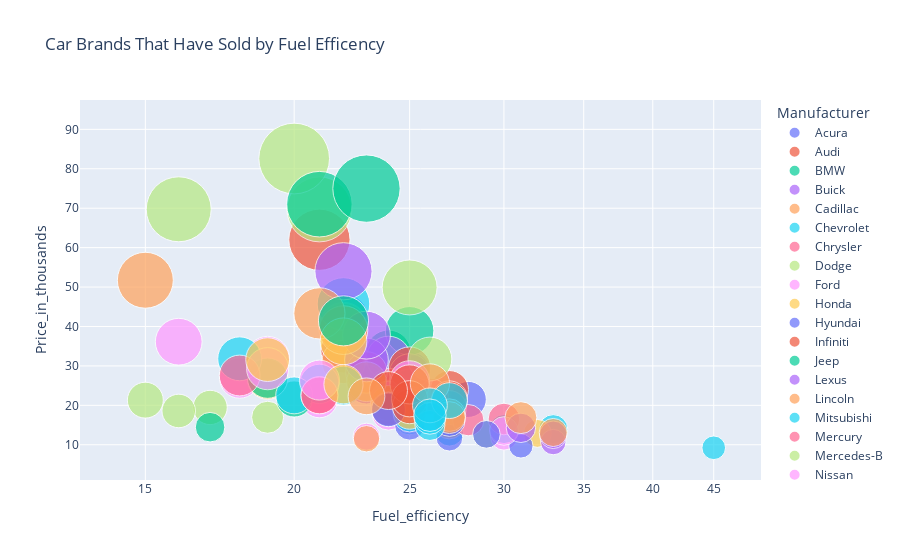

Here is the notebook cell this chart was saved with:
### Code cell
fig = px.scatter(birth_rate_na, x="Fuel_efficiency", y="Price_in_thousands",
              title = 'Car Brands That Have Sold by Fuel Efficency',
              size='Price_in_thousands',
              color="Manufacturer",
              hover_name="Manufacturer",  size_max=50, log_x=True )

fig.show()

### Figure 1 — Plotly figure (JSON) as saved in the notebook; plotly's stock layout.template omitted (floating-point values rounded to 4 significant figures)
{"data": [{"hovertemplate": "<b>%{hovertext}</b><br><br>Manufacturer=Acura<br>Fuel_efficiency=%{x}<br>Price_in_thousands=%{marker.size}<extra></extra>", "hovertext": ["Acura", "Acura", "Acura"], "legendgroup": "Acura", "marker": {"color": "#636efa", "size": [21.5, 28.4, 42], "sizemode": "area", "sizeref": 0.03304, "symbol": "circle"}, "mode": "markers", "name": "Acura", "orientation": "v", "showlegend": true, "type": "scatter", "x": [28, 25, 22], "xaxis": "x", "y": [21.5, 28.4, 42], "yaxis": "y"}, {"hovertemplate": "<b>%{hovertext}</b><br><br>Manufacturer=Audi<br>Fuel_efficiency=%{x}<br>Price_in_thousands=%{marker.size}<extra></extra>", "hovertext": ["Audi", "Audi", "Audi"], "legendgroup": "Audi", "marker": {"color": "#EF553B", "size": [23.99, 33.95, 62], "sizemode": "area", "sizeref": 0.03304, "symbol": "circle"}, "mode": "markers", "name": "Audi", "orientation": "v", "showlegend": true, "type": "scatter", "x": [27, 22, 21], "xaxis": "x", "y": [23.99, 33.95, 62], "yaxis": "y"}, {"hovertemplate": "<b>%{hovertext}</b><br><br>Manufacturer=BMW<br>Fuel_efficiency=%{x}<br>Price_in_thousands=%{marker.size}<extra></extra>", "hovertext": ["BMW", "BMW"], "legendgroup": "BMW", "marker": {"color": "#00cc96", "size": [33.4, 38.9], "sizemode": "area", "sizeref": 0.03304, "symbol": "circle"}, "mode": "markers", "name": "BMW", "orientation": "v", "showlegend": true, "type": "scatter", "x": [24, 25], "xaxis": "x", "y": [33.4, 38.9], "yaxis": "y"}, {"hovertemplate": "<b>%{hovertext}</b><br><br>Manufacturer=Buick<br>Fuel_efficiency=%{x}<br>Price_in_thousands=%{marker.size}<extra></extra>", "hovertext": ["Buick", "Buick", "Buick", "Buick"], "legendgroup": "Buick", "marker": {"color": "#ab63fa", "size": [21.98, 25.3, 31.96, 27.89], "sizemode": "area", "sizeref": 0.03304, "symbol": "circle"}, "mode": "markers", "name": "Buick", "orientation": "v", "showlegend": true, "type": "scatter", "x": [25, 23, 24, 25], "xaxis": "x", "y": [21.98, 25.3, 31.96, 27.89], "yaxis": "y"}, {"hovertemplate": "<b>%{hovertext}</b><br><br>Manufacturer=Cadillac<br>Fuel_efficiency=%{x}<br>Price_in_thousands=%{marker.size}<extra></extra>", "hovertext": ["Cadillac", "Cadillac", "Cadillac"], "legendgroup": "Cadillac", "marker": {"color": "#FFA15A", "size": [39.9, 39.66, 31.01], "sizemode": "area", "sizeref": 0.03304, "symbol": "circle"}, "mode": "markers", "name": "Cadillac", "orientation": "v", "showlegend": true, "type": "scatter", "x": [22, 22, 22], "xaxis": "x", "y": [39.9, 39.66, 31.01], "yaxis": "y"}, {"hovertemplate": "<b>%{hovertext}</b><br><br>Manufacturer=Chevrolet<br>Fuel_efficiency=%{x}<br>Price_in_thousands=%{marker.size}<extra></extra>", "hovertext": ["Chevrolet", "Chevrolet", "Chevrolet", "Chevrolet", "Chevrolet", "Chevrolet", "Chevrolet", "Chevrolet"], "legendgroup": "Chevrolet", "marker": {"color": "#19d3f3", "size": [13.26, 16.54, 18.89, 19.39, 24.34, 45.7, 13.96, 9.235], "sizemode": "area", "sizeref": 0.03304, "symbol": "circle"}, "mode": "markers", "name": "Chevrolet", "orientation": "v", "showlegend": true, "type": "scatter", "x": [27, 25, 25, 27, 25, 22, 33, 45], "xaxis": "x", "y": [13.26, 16.54, 18.89, 19.39, 24.34, 45.7, 13.96, 9.235], "yaxis": "y"}, {"hovertemplate": "<b>%{hovertext}</b><br><br>Manufacturer=Chrysler<br>Fuel_efficiency=%{x}<br>Price_in_thousands=%{marker.size}<extra></extra>", "hovertext": ["Chrysler", "Chrysler", "Chrysler", "Chrysler", "Chrysler"], "legendgroup": "Chrysler", "marker": {"color": "#FF6692", "size": [19.84, 24.5, 22.25, 16.48, 28.34], "sizemode": "area", "sizeref": 0.03304, "symbol": "circle"}, "mode": "markers", "name": "Chrysler", "orientation": "v", "showlegend": true, "type": "scatter", "x": [24, 24, 26, 27, 23], "xaxis": "x", "y": [19.84, 24.5, 22.25, 16.48, 28.34], "yaxis": "y"}, {"hovertemplate": "<b>%{hovertext}</b><br><br>Manufacturer=Dodge<br>Fuel_efficiency=%{x}<br>Price_in_thousands=%{marker.size}<extra></extra>", "hovertext": ["Dodge", "Dodge", "Dodge", "Dodge", "Dodge", "Dodge", "Dodge", "Dodge", "Dodge"], "legendgroup": "Dodge", "marker": {"color": "#B6E880", "size": [12.64, 19.05, 20.23, 69.72, 19.46, 21.32, 18.57, 16.98, 19.57], "sizemode": "area", "sizeref": 0.03304, "symbol": "circle"}, "mode": "markers", "name": "Dodge", "orientation": "v", "showlegend": true, "type": "scatter", "x": [29, 24, 24, 16, 17, 15, 16, 19, 24], "xaxis": "x", "y": [12.64, 19.05, 20.23, 69.72, 19.46, 21.32, 18.57, 16.98, 19.57], "yaxis": "y"}, {"hovertemplate": "<b>%{hovertext}</b><br><br>Manufacturer=Ford<br>Fuel_efficiency=%{x}<br>Price_in_thousands=%{marker.size}<extra></extra>", "hovertext": ["Ford", "Ford", "Ford", "Ford", "Ford", "Ford", "Ford", "Ford", "Ford", "Ford"], "legendgroup": "Ford", "marker": {"color": "#FF97FF", "size": [12.07, 21.56, 17.04, 17.89, 22.2, 31.93, 21.41, 36.13, 12.05, 26.93], "sizemode": "area", "sizeref": 0.03304, "symbol": "circle"}, "mode": "markers", "name": "Ford", "orientation": "v", "showlegend": true, "type": "scatter", "x": [30, 24, 25, 24, 21, 19, 21, 16, 23, 18], "xaxis": "x", "y": [12.07, 21.56, 17.04, 17.89, 22.2, 31.93, 21.41, 36.13, 12.05, 26.93], "yaxis": "y"}, {"hovertemplate": "<b>%{hovertext}</b><br><br>Manufacturer=Honda<br>Fuel_efficiency=%{x}<br>Price_in_thousands=%{marker.size}<extra></extra>", "hovertext": ["Honda", "Honda", "Honda", "Honda", "Honda"], "legendgroup": "Honda", "marker": {"color": "#FECB52", "size": [12.88, 15.35, 20.55, 26.6, 26], "sizemode": "area", "sizeref": 0.03304, "symbol": "circle"}, "mode": "markers", "name": "Honda", "orientation": "v", "showlegend": true, "type": "scatter", "x": [32, 27, 24, 19, 23], "xaxis": "x", "y": [12.88, 15.35, 20.55, 26.6, 26], "yaxis": "y"}, {"hovertemplate": "<b>%{hovertext}</b><br><br>Manufacturer=Hyundai<br>Fuel_efficiency=%{x}<br>Price_in_thousands=%{marker.size}<extra></extra>", "hovertext": ["Hyundai", "Hyundai", "Hyundai"], "legendgroup": "Hyundai", "marker": {"color": "#636efa", "size": [9.699, 11.8, 15.0], "sizemode": "area", "sizeref": 0.03304, "symbol": "circle"}, "mode": "markers", "name": "Hyundai", "orientation": "v", "showlegend": true, "type": "scatter", "x": [31, 27, 25], "xaxis": "x", "y": [9.699, 11.8, 15.0], "yaxis": "y"}, {"hovertemplate": "<b>%{hovertext}</b><br><br>Manufacturer=Infiniti<br>Fuel_efficiency=%{x}<br>Price_in_thousands=%{marker.size}<extra></extra>", "hovertext": ["Infiniti"], "legendgroup": "Infiniti", "marker": {"color": "#EF553B", "size": [29.46], "sizemode": "area", "sizeref": 0.03304, "symbol": "circle"}, "mode": "markers", "name": "Infiniti", "orientation": "v", "showlegend": true, "type": "scatter", "x": [25], "xaxis": "x", "y": [29.46], "yaxis": "y"}, {"hovertemplate": "<b>%{hovertext}</b><br><br>Manufacturer=Jeep<br>Fuel_efficiency=%{x}<br>Price_in_thousands=%{marker.size}<extra></extra>", "hovertext": ["Jeep", "Jeep", "Jeep"], "legendgroup": "Jeep", "marker": {"color": "#00cc96", "size": [14.46, 21.62, 26.89], "sizemode": "area", "sizeref": 0.03304, "symbol": "circle"}, "mode": "markers", "name": "Jeep", "orientation": "v", "showlegend": true, "type": "scatter", "x": [17, 20, 19], "xaxis": "x", "y": [14.46, 21.62, 26.89], "yaxis": "y"}, {"hovertemplate": "<b>%{hovertext}</b><br><br>Manufacturer=Lexus<br>Fuel_efficiency=%{x}<br>Price_in_thousands=%{marker.size}<extra></extra>", "hovertext": ["Lexus", "Lexus", "Lexus"], "legendgroup": "Lexus", "marker": {"color": "#ab63fa", "size": [31.5, 37.8, 54.01], "sizemode": "area", "sizeref": 0.03304, "symbol": "circle"}, "mode": "markers", "name": "Lexus", "orientation": "v", "showlegend": true, "type": "scatter", "x": [23, 23, 22], "xaxis": "x", "y": [31.5, 37.8, 54.01], "yaxis": "y"}, {"hovertemplate": "<b>%{hovertext}</b><br><br>Manufacturer=Lincoln<br>Fuel_efficiency=%{x}<br>Price_in_thousands=%{marker.size}<extra></extra>", "hovertext": ["Lincoln", "Lincoln"], "legendgroup": "Lincoln", "marker": {"color": "#FFA15A", "size": [39.08, 43.33], "sizemode": "area", "sizeref": 0.03304, "symbol": "circle"}, "mode": "markers", "name": "Lincoln", "orientation": "v", "showlegend": true, "type": "scatter", "x": [22, 21], "xaxis": "x", "y": [39.08, 43.33], "yaxis": "y"}, {"hovertemplate": "<b>%{hovertext}</b><br><br>Manufacturer=Mitsubishi<br>Fuel_efficiency=%{x}<br>Price_in_thousands=%{marker.size}<extra></extra>", "hovertext": ["Mitsubishi", "Mitsubishi", "Mitsubishi", "Mitsubishi", "Mitsubishi", "Mitsubishi", "Mitsubishi"], "legendgroup": "Mitsubishi", "marker": {"color": "#19d3f3", "size": [13.99, 19.05, 17.36, 25.0, 25.45, 31.81, 22.53], "sizemode": "area", "sizeref": 0.03304, "symbol": "circle"}, "mode": "markers", "name": "Mitsubishi", "orientation": "v", "showlegend": true, "type": "scatter", "x": [30, 24, 25, 22, 21, 18, 20], "xaxis": "x", "y": [13.99, 19.05, 17.36, 25.0, 25.45, 31.81, 22.53], "yaxis": "y"}, {"hovertemplate": "<b>%{hovertext}</b><br><br>Manufacturer=Mercury<br>Fuel_efficiency=%{x}<br>Price_in_thousands=%{marker.size}<extra></extra>", "hovertext": ["Mercury", "Mercury", "Mercury", "Mercury", "Mercury", "Mercury"], "legendgroup": "Mercury", "marker": {"color": "#FF6692", "size": [16.24, 16.54, 19.04, 22.61, 27.56, 22.51], "sizemode": "area", "sizeref": 0.03304, "symbol": "circle"}, "mode": "markers", "name": "Mercury", "orientation": "v", "showlegend": true, "type": "scatter", "x": [28, 30, 24, 21, 18, 21], "xaxis": "x", "y": [16.24, 16.54, 19.04, 22.61, 27.56, 22.51], "yaxis": "y"}, {"hovertemplate": "<b>%{hovertext}</b><br><br>Manufacturer=Mercedes-B<br>Fuel_efficiency=%{x}<br>Price_in_thousands=%{marker.size}<extra></extra>", "hovertext": ["Mercedes-B", "Mercedes-B", "Mercedes-B", "Mercedes-B"], "legendgroup": "Mercedes-B", "marker": {"color": "#B6E880", "size": [31.75, 49.9, 69.7, 82.6], "sizemode": "area", "sizeref": 0.03304, "symbol": "circle"}, "mode": "markers", "name": "Mercedes-B", "orientation": "v", "showlegend": true, "type": "scatter", "x": [26, 25, 21, 20], "xaxis": "x", "y": [31.75, 49.9, 69.7, 82.6], "yaxis": "y"}, {"hovertemplate": "<b>%{hovertext}</b><br><br>Manufacturer=Nissan<br>Fuel_efficiency=%{x}<br>Price_in_thousands=%{marker.size}<extra></extra>", "hovertext": ["Nissan", "Nissan", "Nissan", "Nissan", "Nissan"], "legendgroup": "Nissan", "marker": {"color": "#FF97FF", "size": [13.5, 20.39, 26.25, 26.4, 29.3], "sizemode": "area", "sizeref": 0.03304, "symbol": "circle"}, "mode": "markers", "name": "Nissan", "orientation": "v", "showlegend": true, "type": "scatter", "x": [30, 25, 25, 21, 19], "xaxis": "x", "y": [13.5, 20.39, 26.25, 26.4, 29.3], "yaxis": "y"}, {"hovertemplate": "<b>%{hovertext}</b><br><br>Manufacturer=Oldsmobile<br>Fuel_efficiency=%{x}<br>Price_in_thousands=%{marker.size}<extra></extra>", "hovertext": ["Oldsmobile", "Oldsmobile", "Oldsmobile", "Oldsmobile"], "legendgroup": "Oldsmobile", "marker": {"color": "#FECB52", "size": [18.14, 36.23, 31.6, 25.34], "sizemode": "area", "sizeref": 0.03304, "symbol": "circle"}, "mode": "markers", "name": "Oldsmobile", "orientation": "v", "showlegend": true, "type": "scatter", "x": [25, 22, 19, 22], "xaxis": "x", "y": [18.14, 36.23, 31.6, 25.34], "yaxis": "y"}, {"hovertemplate": "<b>%{hovertext}</b><br><br>Manufacturer=Plymouth<br>Fuel_efficiency=%{x}<br>Price_in_thousands=%{marker.size}<extra></extra>", "hovertext": ["Plymouth", "Plymouth", "Plymouth"], "legendgroup": "Plymouth", "marker": {"color": "#636efa", "size": [12.64, 16.08, 18.85], "sizemode": "area", "sizeref": 0.03304, "symbol": "circle"}, "mode": "markers", "name": "Plymouth", "orientation": "v", "showlegend": true, "type": "scatter", "x": [29, 27, 24], "xaxis": "x", "y": [12.64, 16.08, 18.85], "yaxis": "y"}, {"hovertemplate": "<b>%{hovertext}</b><br><br>Manufacturer=Pontiac<br>Fuel_efficiency=%{x}<br>Price_in_thousands=%{marker.size}<extra></extra>", "hovertext": ["Pontiac", "Pontiac", "Pontiac", "Pontiac", "Pontiac"], "legendgroup": "Pontiac", "marker": {"color": "#EF553B", "size": [21.61, 19.72, 25.31, 21.66, 23.75], "sizemode": "area", "sizeref": 0.03304, "symbol": "circle"}, "mode": "markers", "name": "Pontiac", "orientation": "v", "showlegend": true, "type": "scatter", "x": [27, 25, 25, 25, 24], "xaxis": "x", "y": [21.61, 19.72, 25.31, 21.66, 23.75], "yaxis": "y"}, {"hovertemplate": "<b>%{hovertext}</b><br><br>Manufacturer=Porsche<br>Fuel_efficiency=%{x}<br>Price_in_thousands=%{marker.size}<extra></extra>", "hovertext": ["Porsche", "Porsche", "Porsche"], "legendgroup": "Porsche", "marker": {"color": "#00cc96", "size": [41.43, 71.02, 74.97], "sizemode": "area", "sizeref": 0.03304, "symbol": "circle"}, "mode": "markers", "name": "Porsche", "orientation": "v", "showlegend": true, "type": "scatter", "x": [22, 21, 23], "xaxis": "x", "y": [41.43, 71.02, 74.97], "yaxis": "y"}, {"hovertemplate": "<b>%{hovertext}</b><br><br>Manufacturer=Saturn<br>Fuel_efficiency=%{x}<br>Price_in_thousands=%{marker.size}<extra></extra>", "hovertext": ["Saturn", "Saturn", "Saturn"], "legendgroup": "Saturn", "marker": {"color": "#ab63fa", "size": [10.69, 12.54, 14.29], "sizemode": "area", "sizeref": 0.03304, "symbol": "circle"}, "mode": "markers", "name": "Saturn", "orientation": "v", "showlegend": true, "type": "scatter", "x": [33, 33, 31], "xaxis": "x", "y": [10.69, 12.54, 14.29], "yaxis": "y"}, {"hovertemplate": "<b>%{hovertext}</b><br><br>Manufacturer=Toyota<br>Fuel_efficiency=%{x}<br>Price_in_thousands=%{marker.size}<extra></extra>", "hovertext": ["Toyota", "Toyota", "Toyota", "Toyota", "Toyota", "Toyota", "Toyota", "Toyota"], "legendgroup": "Toyota", "marker": {"color": "#FFA15A", "size": [13.11, 17.52, 25.55, 16.88, 11.53, 16.89, 22.29, 51.73], "sizemode": "area", "sizeref": 0.03304, "symbol": "circle"}, "mode": "markers", "name": "Toyota", "orientation": "v", "showlegend": true, "type": "scatter", "x": [33, 27, 26, 31, 23, 27, 23, 15], "xaxis": "x", "y": [13.11, 17.52, 25.55, 16.88, 11.53, 16.89, 22.29, 51.73], "yaxis": "y"}, {"hovertemplate": "<b>%{hovertext}</b><br><br>Manufacturer=Volkswagen<br>Fuel_efficiency=%{x}<br>Price_in_thousands=%{marker.size}<extra></extra>", "hovertext": ["Volkswagen", "Volkswagen", "Volkswagen", "Volkswagen", "Volkswagen"], "legendgroup": "Volkswagen", "marker": {"color": "#19d3f3", "size": [14.9, 16.7, 21.2, 19.99, 17.5], "sizemode": "area", "sizeref": 0.03304, "symbol": "circle"}, "mode": "markers", "name": "Volkswagen", "orientation": "v", "showlegend": true, "type": "scatter", "x": [26, 26, 27, 26, 26], "xaxis": "x", "y": [14.9, 16.7, 21.2, 19.99, 17.5], "yaxis": "y"}], "layout": {"legend": {"itemsizing": "constant", "title": {"text": "Manufacturer"}, "tracegroupgap": 0}, "title": {"text": "Car Brands That Have Sold by Fuel Efficency"}, "xaxis": {"anchor": "y", "domain": [0, 1], "title": {"text": "Fuel_efficiency"}, "type": "log"}, "yaxis": {"anchor": "x", "domain": [0, 1], "title": {"text": "Price_in_thousands"}}}}
